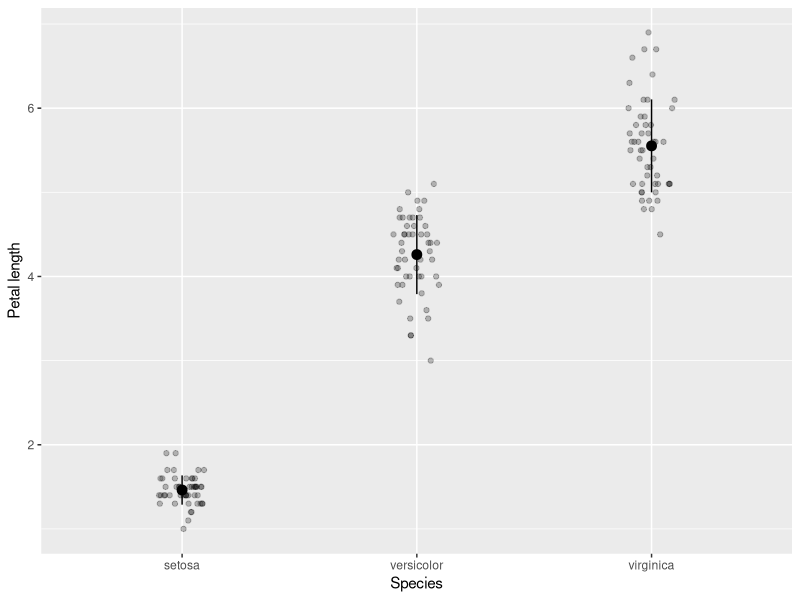
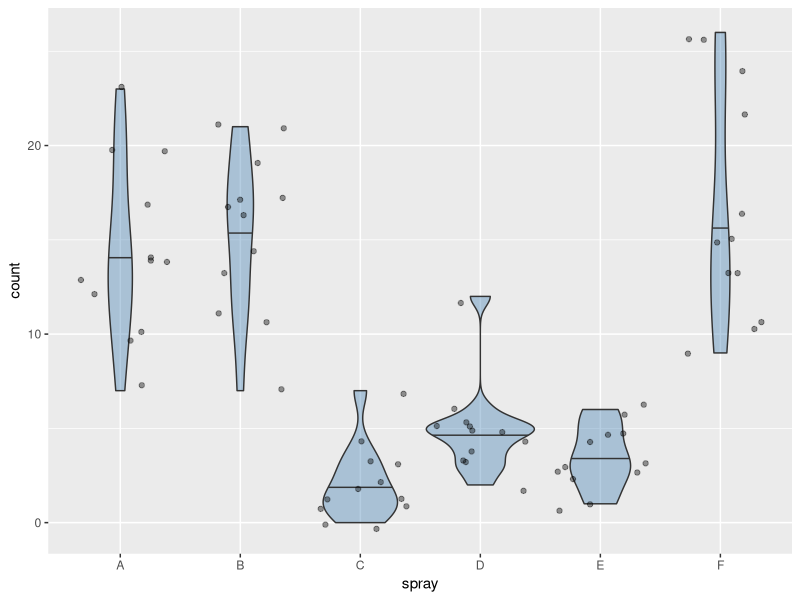
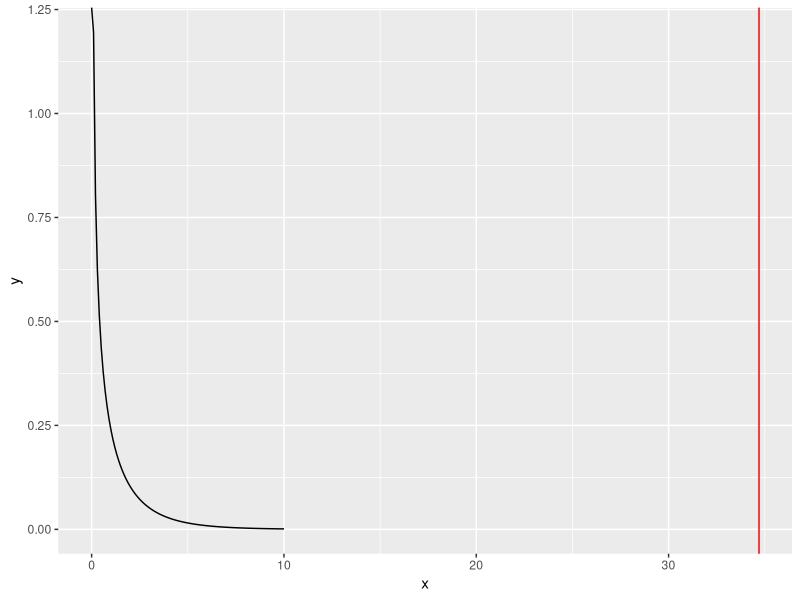

Write the R code that produced these figures, in order.
#Biostats assessment02

library(tidyverse)

# sampling ----------------------------------------------------------------

# GUIDE:
# The original `iris` dataset has 150 observations, with 50 samples per species.
# Convert the base R `iris` dataframe to a tibble for easier manipulation.
df_iris <- as_tibble(iris)

# Using `nrow(df_iris)` will confirm there are 150 rows.
nrow(df_iris) # return 150

# Using `group_by()` will confirm there are 50 rows for each species.
df_iris %>% 
  group_by(Species) %>% 
  summarize(n_sample = n()) # return n_sample = 50 each

# The function `sample_n(size = 3)` randomly selects 3 observations from the dataset. 
# When applied after `filter(Species == XX)`, it samples 3 observations from a given species.
df_s3 <- df_iris %>% 
  filter(Species == "versicolor") %>% 
  sample_n(size = 3)

# You can take the mean of a selected column using `pull()` and `mean()`
df_s3 %>% 
  pull(Petal.Width) %>% 
  mean()

# Questions:
# 1. Create a `for` loop (with loop index `i`) to perform the following steps for 100 iterations:
#    a. Randomly sample 5 individuals of "versicolor".
#    b. Calculate the mean of their "Petal.Width" values.
#    c. Assign the result to `mu5[i]`. 
#       (Hint: initialize an empty object `mu5` before starting the loop.)
#    This procedure will yield 100 estimates of the mean Petal.Width from 5 individuals.

set.seed(3)

mu5 <- var_i <- NULL # create empty objects

#for loop
for (i in 1:100) {
  
  df_s5 <- df_iris %>% 
    filter(Species == "versicolor") %>% 
    sample_n(size = 5)
  
  # save mean for sample set i
  mu5[i] <- mean(df_s5$Petal.Width)
  
  # save variance for sample set i
  var_i[i] <- sum((df_s5$Petal.Width - mean(df_s5$Petal.Width))^2) / nrow(df_s5) 
}

# 2. Calculate the standard deviation of `mu5` and assign it to `s_mu5`.
s_mu5 <- sd(mu5)

# 3. Repeat step 1 but sample 20 individuals in each iteration, and assign the results to `mu20`.


set.seed(3)

mu20 <- var_x <- NULL # create empty objects

#for loop
for (i in 1:100) {
  
  df_s20 <- df_iris %>% 
    filter(Species == "versicolor") %>% 
    sample_n(size = 20)
  
  # save mean for sample set i
  mu20[i] <- mean(df_s20$Petal.Width)
  
  # save variance for sample set i
  var_x[i] <- sum((df_s20$Petal.Width - mean(df_s20$Petal.Width))^2) / nrow(df_s5) 
}

# 4. Calculate the standard deviation of `mu20` and assign it to `s_mu20`.
#    Verify that `s_mu20` is smaller than `s_mu5` by printing the comparison (`s_mu20 < s_mu5`)
s_mu20 <- sd(mu20)

s_mu20 < s_mu5
#TRUE

# probability density -----------------------------------------------------

# GUIDE:
# For continuous variables (e.g., body length), we use a probability density function (PDF) 
# to describe how values are distributed and how likely different values are.
# R provides built-in functions to work with probability distributions:
# - Probability Density Functions (PDF) for evaluating how likely a value is.
# - Cumulative Distribution Functions (CDF) for evaluating the probability 
#   that a value is less than or equal to a given number.
# These functions are available for many common distributions (e.g., normal).

# `dnorm(x = 1, mean = 0, sd = 1)` calculates the probability density of x = 1 
# for a normal distribution with mean = 0 and standard deviation = 1.
# Probability density tells us how "likely" a value is relative to other values.
# In this example, x = 1 is more likely than x = 2 under this distribution.

dnorm(x = 1, mean = 0, sd = 1)  # returns 0.2419707
dnorm(x = 2, mean = 0, sd = 1)  # returns 0.05399097

# `pnorm(q = 1, mean = 0, sd = 1)` calculates the probability (not probability density!) of x <= 1
# for a normal distribution with mean = 0 and standard deviation = 1.
pnorm(q = 1, mean = 0, sd = 1) # returns 0.8413447
pnorm(q = 0, mean = 0, sd = 1) # returns 0.5

# Questions:
# 1. Calculate the probability that 0 < x <= 10 for a normal distribution with mean = 5 and sd = 3.
#    Hint: Use `pnorm()` function and subtract P(x <= 0) from P(x <= 10).
p0 <- pnorm(q = 0, mean = 5, sd = 3)
p10 <- pnorm(q = 10, mean = 5, sd =3)

# probability of 0 < x <= 10
p0_10 <- p0 - p10
print(p0_10)
#-0.904


# 2. Calculate the probability that 0 < x <= 10 for a normal distribution with mean = -5 and sd = 3.
p0 <- pnorm(q = 0, mean = -5, sd = 3)
p10 <- pnorm(q = 10, mean = -5, sd =3)

# probability of 0 < x <= 10
p0_10 <- p0 - p10
print(p0_10)
#-0.047

#I feel like a negative number probably isn't right for either of these results?


# t-test ------------------------------------------------------------------

# GUIDE:
# The `t.test()` function in R can perform a t-test with two options for handling variances: `var.equal = TRUE` or `FALSE`.
#If the equal-variance assumption holds, using `var.equal = TRUE` can increase the power to detect a true difference.
#If the assumption is seriously violated, using `var.equal = TRUE` may produce incorrect or misleading results.
#Even though both options can give similar results in many cases, it is important to understand the assumptions behind each test.

# Questions:
# 1. Using the `df_iris` dataset, calculate the variance of "Petal.Length" for each species.
#    (Hint: use `group_by()` and `summarize()` from dplyr.)

df_var <- df_iris %>% 
  group_by(Species) %>% # group operation
  summarize(mu_l = mean(Petal.Length), # summarize by mean()
            sd_l = sd(Petal.Length)) # summarize with sd()

#setosa mu_l = 1.462, sd_l = 0.1736640
#versicolor mu_l = 4.260, sd_l = 0.4699110
#virginica mu_l = 5.552, sd_l = 0.5518947

#visualize
df_iris %>% 
  ggplot(aes(x = Species,
             y = Petal.Length)) +
  geom_jitter(width = 0.1, # scatter width
              height = 0, # scatter height (no scatter with zero)
              alpha = 0.25) + # transparency of data points
  geom_segment(data = df_var, # switch data frame
               aes(x = Species,
                   xend = Species,
                   y = mu_l - sd_l,
                   yend = mu_l + sd_l)) +
  geom_point(data = df_var, # switch data frame
             aes(x = Species,
                 y = mu_l),
             size = 3) +
  labs(x = "Species", # x label
       y = "Petal length") # y label


# 2. Perform a t-test comparing "Petal.Length" between "setosa" and "versicolor".
#    Choose the appropriate `var.equal` option depending on whether the SDs appear equal.
x <- df_iris %>%
  filter(Species == "setosa") %>% 
  pull(Petal.Length)

y <- df_iris %>%
  filter(Species == "versicolor") %>% 
  pull(Petal.Length)

t.test(x, y, var.equal = TRUE)

#The result I get doesn't change whether I enter TRUE or FALSE.
#Initially I thought the SDs did not appear equal based on my graph (and the results shown in my df_var table), so I entered FALSE. 



# anova -------------------------------------------------------------------

# GUIDE:
# The `aov()` function in R can be used to perform ANOVA.
# The built-in dataset `InsectSprays` provides a useful example.
# It contains insect count data for different types of insect sprays.

df_insect <- as_tibble(InsectSprays)

# Questions:
# 1. Using the `df_insect` dataset, create a plot to visualize the distribution of insect counts for each spray type.
#Use a violin plot to show the distribution and include the median (y = count, x = spray).
#Add individual data points with a small horizontal jitter for clarity.
df_insect %>% 
  ggplot(aes(x = spray,
             y = count)) +
  geom_violin(draw_quantiles = 0.5, 
              alpha = 0.4,
              fill = "steelblue") + 
  geom_jitter(alpha = 0.4)

# Question:
# 2. Using the `df_insect` dataset, perform a one-way ANOVA to test whether insect counts differ among spray types.
#    - Use the `aov()` function and display the summary of the model with `summary()`.
#    - Report if there was a significant difference between spray groups.
m <- aov(count ~ spray,
         data = df_insect) 
summary(m)

#difference between groups calculated by...
# Between group variability -----------------------------------------------

#estimate overall mean of response variable (count)
mu <- mean(df_insect$count)

#estimate group means and sample size each from global/overall mean 
s_b <- df_insect %>% 
  group_by(spray) %>% 
  summarize(mu_g = mean(count), #mean for each group
            n = n()) %>% #sample size for each group
  mutate(dev_g = (mu_g - mu)^2, #squared deviation for each group
         ss_g = dev_g * n) %>% #sum across groups
  pull(ss_g) %>%
  sum()


# Within group variability ------------------------------------------------
#group level mean vs individual fish lengths

s_w <- df_insect %>%
  group_by(spray) %>%
  mutate(mu_g = mean(count)) %>% #use mutate() to retain individual rows
  ungroup() %>% #dont need group structure anymore
  mutate(dev_i = (count - mu_g)^2) %>% #deviation from group mean for each fish
  pull(dev_i) %>%
  sum()


# summed square to values -------------------------------------------------
s2_b <- s_b / (n_distinct(df_insect$spray) - 1) 
s2_w <- s_w / (nrow(df_insect) - n_distinct(df_insect$spray)) #to get the number of lakes (3)


# calculate F statistic ---------------------------------------------------
(f_value <- s2_b / s2_w)

f_null <- seq(0, 10, by = 0.1)
y <- df(x = f_null,
        df1 = 1, 
        df2 = 70) #individuals minus # of groups

tibble(x = f_null,
       y = y) %>%
  ggplot(aes(x = x,
             y = y)) +
  geom_line() +
  geom_vline(xintercept = f_value,
             color = "red") 
#p-value is the area under the curve on the left side of the red line

p_value <- 1 - pf(q = f_value, 
                  df1 = 1, 
                  df2 = 70)


#this definitely isn't right, but I feel like I plugged everything in correctly. 
#without doing all the calculations, I can see just based on the graph from question 1 that each spray group is significantly different, but I don't have the specific statistical values to back that up (yet)




